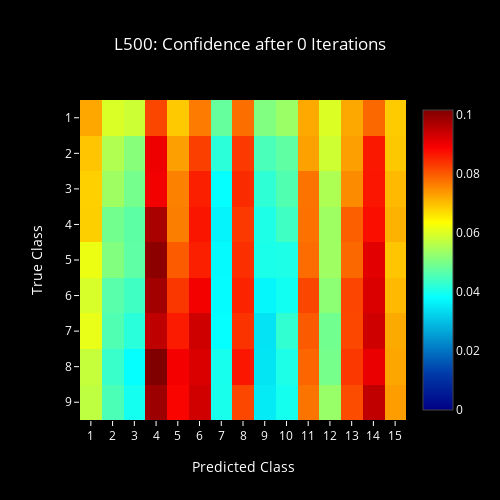
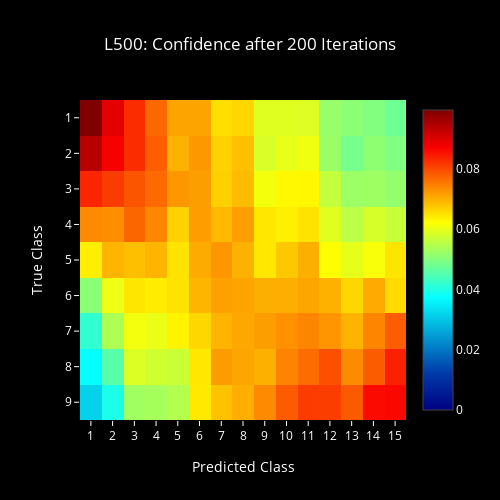
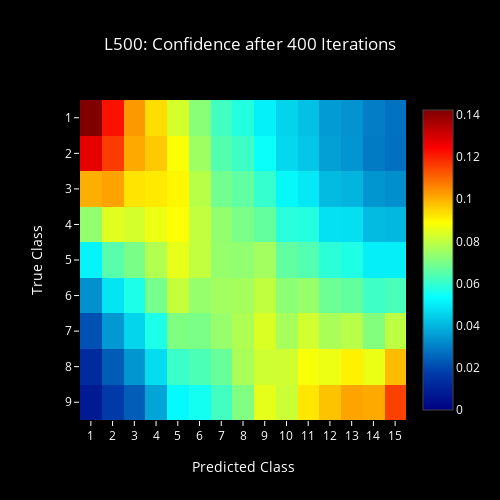
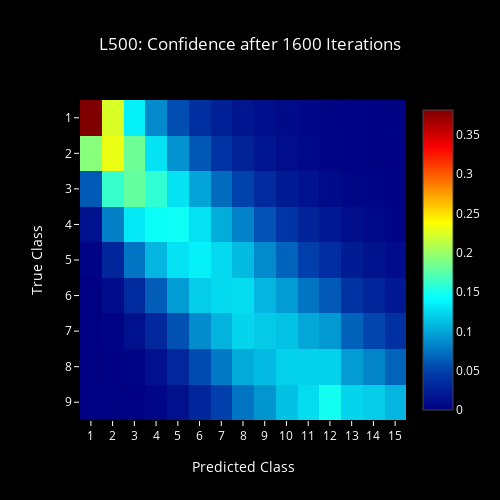

The notebook cell saved with these charts, in order:
### Code cell
for i, it in enumerate(iter_list):
    plot_confidence_lh(i, it)
    #plot_confidence_lh(i, it)
    #plot_choice_fh(i, it)
    #plot_choice_lh(i, it)

### Figure 1 — Plotly figure (JSON) as saved in the notebook; plotly's stock layout.template omitted (floating-point values rounded to 4 significant figures; data arrays with more than 128 entries replaced by an {"elided": "..."} marker saying what was removed)
{"data": [{"colorscale": "Jet", "type": "heatmap", "z": {"elided": "16x16 float values"}}], "layout": {"font": {"color": "#FFF"}, "height": 500, "paper_bgcolor": "#000", "plot_bgcolor": "#000", "title": "L500: Confidence after 0 Iterations", "titlefont": {"color": "#FFF"}, "width": 500, "xaxis": {"dtick": 1, "range": [0.5, 15.5], "tickcolor": "#FFF", "title": "Predicted Class"}, "yaxis": {"dtick": 1, "range": [9.5, 0.5], "tickcolor": "#FFF", "title": "True Class"}}}

### Figure 2 — Plotly figure (JSON) as saved in the notebook; plotly's stock layout.template omitted (floating-point values rounded to 4 significant figures; data arrays with more than 128 entries replaced by an {"elided": "..."} marker saying what was removed)
{"data": [{"colorscale": "Jet", "type": "heatmap", "z": {"elided": "16x16 float values"}}], "layout": {"font": {"color": "#FFF"}, "height": 500, "paper_bgcolor": "#000", "plot_bgcolor": "#000", "title": "L500: Confidence after 200 Iterations", "titlefont": {"color": "#FFF"}, "width": 500, "xaxis": {"dtick": 1, "range": [0.5, 15.5], "tickcolor": "#FFF", "title": "Predicted Class"}, "yaxis": {"dtick": 1, "range": [9.5, 0.5], "tickcolor": "#FFF", "title": "True Class"}}}

### Figure 3 — Plotly figure (JSON) as saved in the notebook; plotly's stock layout.template omitted (floating-point values rounded to 4 significant figures; data arrays with more than 128 entries replaced by an {"elided": "..."} marker saying what was removed)
{"data": [{"colorscale": "Jet", "type": "heatmap", "z": {"elided": "16x16 float values"}}], "layout": {"font": {"color": "#FFF"}, "height": 500, "paper_bgcolor": "#000", "plot_bgcolor": "#000", "title": "L500: Confidence after 400 Iterations", "titlefont": {"color": "#FFF"}, "width": 500, "xaxis": {"dtick": 1, "range": [0.5, 15.5], "tickcolor": "#FFF", "title": "Predicted Class"}, "yaxis": {"dtick": 1, "range": [9.5, 0.5], "tickcolor": "#FFF", "title": "True Class"}}}

### Figure 4 — Plotly figure (JSON) as saved in the notebook; plotly's stock layout.template omitted (floating-point values rounded to 4 significant figures; data arrays with more than 128 entries replaced by an {"elided": "..."} marker saying what was removed)
{"data": [{"colorscale": "Jet", "type": "heatmap", "z": {"elided": "16x16 float values"}}], "layout": {"font": {"color": "#FFF"}, "height": 500, "paper_bgcolor": "#000", "plot_bgcolor": "#000", "title": "L500: Confidence after 1600 Iterations", "titlefont": {"color": "#FFF"}, "width": 500, "xaxis": {"dtick": 1, "range": [0.5, 15.5], "tickcolor": "#FFF", "title": "Predicted Class"}, "yaxis": {"dtick": 1, "range": [9.5, 0.5], "tickcolor": "#FFF", "title": "True Class"}}}
